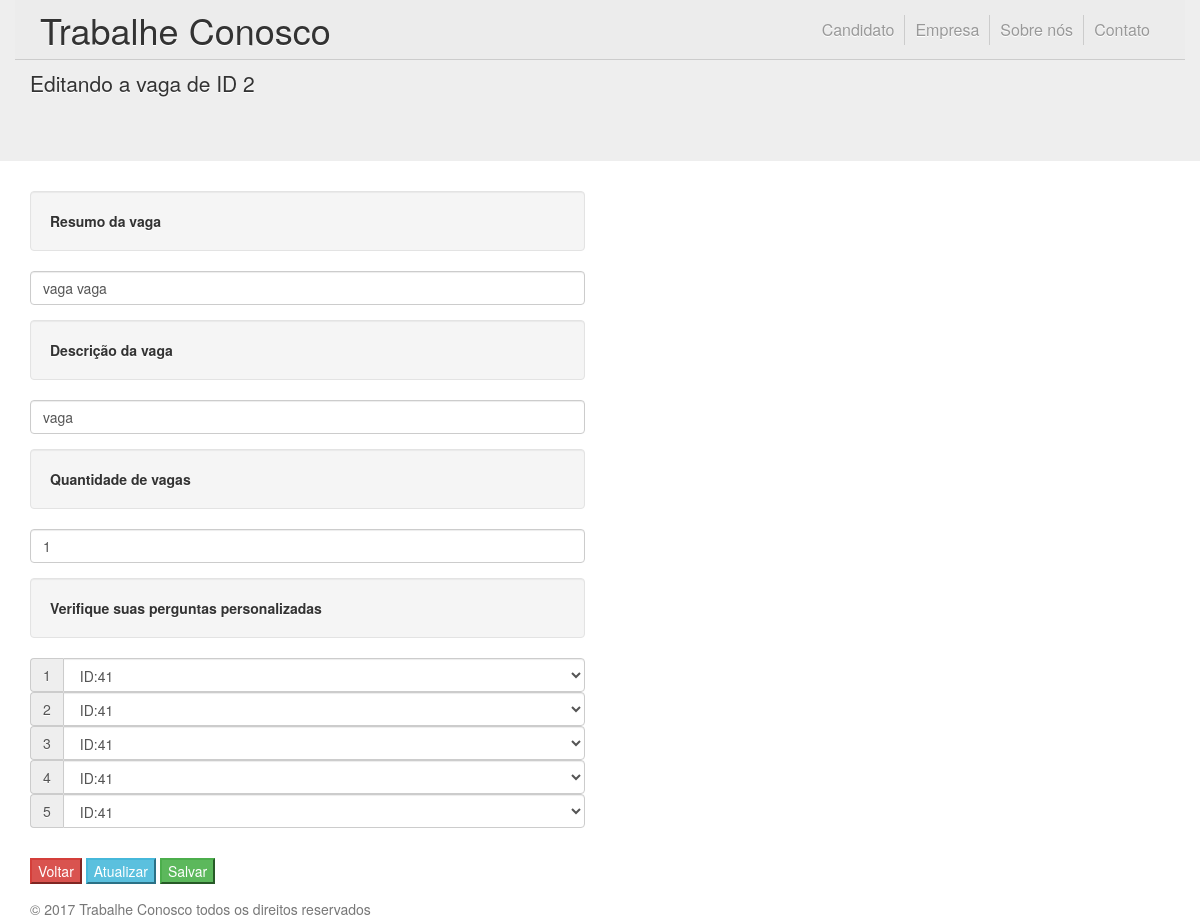
The page /empresa_editar_vaga.php?ID_VAGAC=2 (signed in) on the database its author committed.
### tables this page shows
CREATE TABLE `VAGA_CRIADA` (
  `ID_VAGAC` int(11) NOT NULL,
  `DESCRICAO` varchar(100) NOT NULL,
  `RESUMO` varchar(50) NOT NULL,
  `QTDA_OFERTADA` int(11) NOT NULL,
  `ID_PERGUNTA1` int(11) NOT NULL,
  `ID_PERGUNTA2` int(11) NOT NULL,
  `ID_PERGUNTA3` int(11) NOT NULL,
  `ID_PERGUNTA4` int(11) NOT NULL,
  `ID_PERGUNTA5` int(11) NOT NULL,
  `STATUS` enum('ATIVA','INATIVA') DEFAULT 'ATIVA'
);

### empresa_editar_vaga.php (the view, shortened to what this page needs)
<?php
include_once("_php/conexao.php");
$id_vagac = $_GET["ID_VAGAC"];
$result = mysqli_query($mysqli, "SELECT * FROM `VAGA_CRIADA` WHERE `ID_VAGAC` = '$id_vagac'");
while($res = mysqli_fetch_array($result))
{
  $descricao = $res['DESCRICAO'];
  $qtda_ofertada =  $res['QTDA_OFERTADA'];
  $resumo =  $res['RESUMO'];
  $id_pergunta1 =  $res['ID_PERGUNTA1'];
  $id_pergunta2 =  $res['ID_PERGUNTA2'];
  $id_pergunta3 =  $res['ID_PERGUNTA3'];
  $id_pergunta4 =  $res['ID_PERGUNTA4'];
  $id_pergunta5 =  $res['ID_PERGUNTA5'];
}
?>
<!DOCTYPE html>
<html lang="pt-BR" xmlns:id="http://www.w3.org/1999/xhtml">
<head>
	<link rel="stylesheet"  href="_css/bootstrap.min.css" >
	<link rel="stylesheet"  href="_css/header.css" >
</head>
<body>
	<header class="container">
		<h1 class="float-l">
			<a href="#" title="Trabalhe Conosco" onclick="location.href='index.php'"> Trabalhe Conosco </a>
		</h1>
			<nav class="float-r">
			<ul class="list-auto">
				<li>
					<a href="#Candidato" onclick="location.href='candidato_area_nao_logada.php'" title="Candidado">Candidato</a>
				</li>
				<li>
					<a href="#Empresa" onclick="location.href='empresa_area_logada.php'" title="Empresa">Empresa</a>
				</li>
				<li>
					<a href="#Sobre nós" onclick="location.href='sobre_nos.php'" title="Sobre nós">Sobre nós</a>
				</li>
				<li>
					<a href="#Contato" onclick="location.href='contato.php'" title="Contato">Contato</a>
				</li>
			</ul>
		</nav>
	</header>
	<div class="jumbotron">
		<br>
		<div class="container">
			<p>Editando a vaga de ID <?php echo $id_vagac; ?><p>
		</div>
	</div>
	<article class="container">
		<form  action="_php/manter-vaga/editar_vaga.php" method="post">
			<div class="row">
				<div class="col-sm-6">
          <div class="form-group">
  					<fieldset>
              <div class="form-group">
                <div class="well"><label for="css_resumo">Resumo da vaga</label></div>
                <input class="form-control" type="text" id="css_resumo" name="php_resumo" placeholder="Ex.: Vaga para estágio area TI" maxlength="40" max="40" value="<?php echo"$resumo"; ?>"/>
              </div>
              <div class="form-group">
  						  <div class="well"><label for="css_descricao-vaga" >Descrição da vaga</label></div>
  						  <input class="form-control" id="css_descricao-vaga" name="php_descricao-vaga" placeholder="limite de 500 caracteres" cols="60" rows="9" maxlength="500" value="<?php echo"$descricao"; ?>" />
  						</div>
              <div class="form-group">
  						  <div class="well"><label for="css_quantidade-vaga">Quantidade de vagas</label></div>
  						  <input class="form-control" type="number" id="css_quantidade-vaga" name="php_quantidade-vaga" placeholder="Máximo 10 vagas" min="1" max="10"  value="<?php echo"$qtda_ofertada"; ?>" />
  						</div>
              <div class="form-group">
  						  <div class="well"><label for="css_numero-pergunta">Verifique suas perguntas personalizadas</label></div>
                <div class="input-group">
                  <span class="input-group-addon" id="basic-addon1">1</span>
  						    <select class="form-control" id="css_pergunta1" name="php_pergunta1" >
  							  <?php
                      echo "<option>ID:".$id_pergunta1."</option>";
                  ?>
   						    </select>
                </div>
                <div class="input-group">
                  <span class="input-group-addon" id="basic-addon1">2</span>
                  <select class="form-control" id="css_pergunta2" name="php_pergunta2">
                    <?php
                        echo "<option>ID:".$id_pergunta2."</option>";
                    ?>
                  </select>
              </div>
              <div class="input-group">
                <span class="input-group-addon" id="basic-addon1">3</span>
                <select class="form-control" id="css_pergunta3" name="php_pergunta3">
                  <?php
                    echo "<option>ID:".$id_pergunta3."</option>";
                  ?>
                </select>
              </div>
              <div class="input-group">
                <span class="input-group-addon" id="basic-addon1">4</span>
                <select class="form-control" id="css_pergunta4" name="php_pergunta4">
                  <?php
                    echo "<option>ID:".$id_pergunta4."</option>";
                  ?>
                </select>
              </div>
              <div class="input-group">
                <span class="input-group-addon" id="basic-addon1">5</span>
                <select class="form-control" id="css_pergunta5" name="php_pergunta5">
                  <?php
                    echo "<option>ID:".$id_pergunta5."</option>";
                  ?>
                </select>
              </div>
  			   </fieldset>
				</div>
        <div class="form-group">
          <input type="button" value="Voltar" onClick="history.go(-1)" class="btn-danger">
          <input type="button" value="Atualizar" onClick="history.go(0)" class="btn-info">
          <input type="submit" value="Salvar" class="btn-success" onclick="alert('A sua vaga foi criada com sucesso!')"/>
        </div>
			</div>
		</div>
		</form>
	</article>
	<footer class="footer">
		<div class="container">
			<p class="text-muted">&copy; 2017 Trabalhe Conosco todos os direitos reservados</p>
		</div>
	</footer>
</body>
</html>

### _css/backup/header.css (style rules this page uses)
html, body, div, span, applet, object, iframe, h1, h2, h3, h4, h5, h6, hr, p, blockquote, pre, a, abbr, acronym, address, big, cite, code, del, dfn, em, font, img, ins, kbd, q, s, samp, small, strike, strong, sub, sup, tt, var, b, u, i, center, dl, dt, dd, ol, ul, li, fieldset, form, label, legend, table, caption, tbody, tfoot, thead, tr, th, td { margin:0; padding:0; border:0; background:transparent; }
.list-full, .list-full li, .list-auto, .list-auto li { width: 100%; float: left; display: block; position: relative; }
.list-auto, .list-auto li { width: auto; }
.float-l { float: left; }
.float-r { float: right; }
body { font-family: "Helvetica Neue", Helvetica, Arial, sans-serif; color: #333; text-shadow: 0 1px 0 #fff; }
header { min-height: 60px; position: fixed; top: 0; right: 0; left: 0; border-bottom: 1px solid #ccc; background: #ECECEC; z-index: 2; }
header h1 { padding: 10px 0 0 10px; }
header h1 a { color: #333; }
header ul { padding: 15px 10px 0 0; }
header li { border-left: 1px solid #ccc; }
header li:first-child { border: none; }
header li a { display: block; padding: 0 10px; color: #999; font-size: 16px; line-height: 30px; text-decoration: none; -webkit-transition: all 300ms ease; transition: all 300ms ease; }

### rows shown on the page
vaga_criada: php_resumo "vaga vaga", php_descricao-vaga "vaga", php_quantidade-vaga "1"

### other values the page prints
$id_vagac "2"
